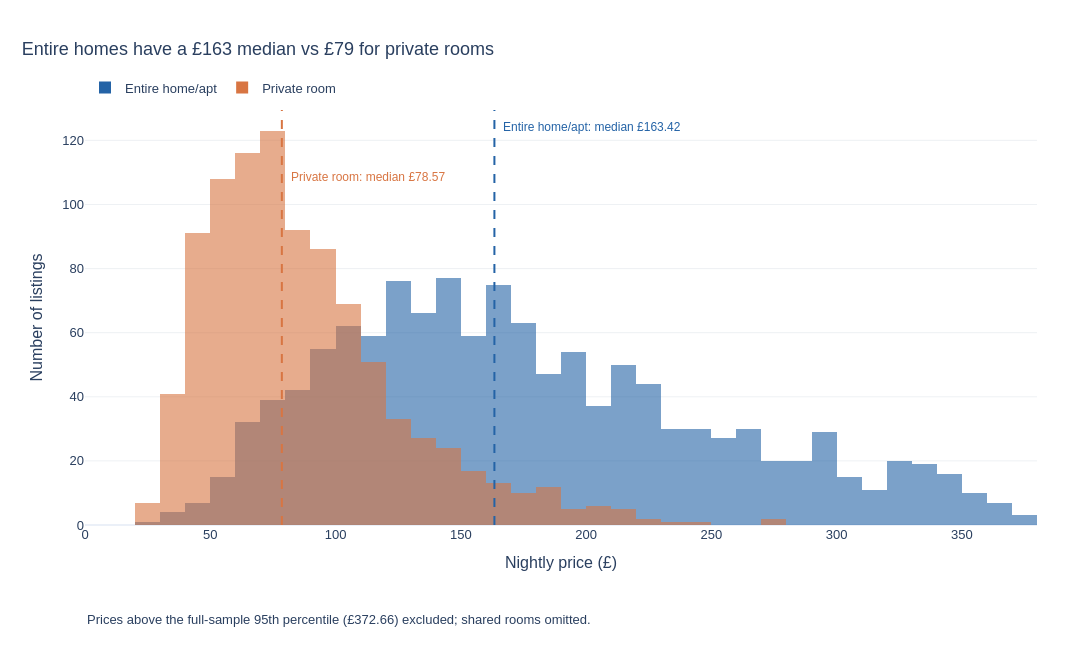

The code cell stored with this chart in its notebook:
### Markdown cell above
## Task 1 — Histogram: price by room type (overlapping distributions)

**What to build:** A histogram showing price distributions for **Entire home/apt vs Private room** (exclude Shared room — too few observations) overlaid on the same chart.

**Requirements:**
- Both room types on the same chart (use `color='room_type'`)
- `barmode='overlay'` with `opacity=0.6` so both distributions are visible
- A vertical line for the median of EACH room type, differently coloured
- Insight title comparing the two distributions

> 💡 `df_cap[df_cap['room_type'].isin(['Entire home/apt','Private room'])]`

### Code cell
# Task 1 — common price bins and a median line for each room type.
room_types = ['Entire home/apt', 'Private room']
prices = df_cap[df_cap.room_type.isin(room_types)].copy()
medians = prices.groupby('room_type').price.median()
colors = {'Entire home/apt':'#2463A6', 'Private room':'#D87542'}
fig1 = px.histogram(
    prices, x='price', color='room_type',
    category_orders={'room_type':room_types}, color_discrete_map=colors,
    barmode='overlay', opacity=0.6,
    labels={'price':'Nightly price (£)', 'room_type':'Room type'},
    title=f'Entire homes have a £{medians[room_types[0]]:.0f} median vs £{medians[room_types[1]]:.0f} for private rooms',
    template='plotly_white', width=1100, height=650)
fig1.update_traces(xbins=dict(start=0,end=np.ceil(p95/10)*10,size=10))
for room,y in zip(room_types,[0.98,0.86]):
    fig1.add_vline(x=float(medians[room]),line_color=colors[room],line_dash='dash',line_width=2)
    fig1.add_annotation(x=float(medians[room]),y=y,yref='paper',
        text=f'{room}: median £{medians[room]:.2f}',showarrow=False,xanchor='left',xshift=7,
        font=dict(color=colors[room],size=12),bgcolor='rgba(255,255,255,0.9)')
fig1.add_annotation(x=0,y=-0.25,xref='paper',yref='paper',xanchor='left',showarrow=False,
    text=f'Prices above the full-sample 95th percentile (£{p95:.2f}) excluded; shared rooms omitted.')
fig1.update_layout(font=dict(family='Arial',size=13),title_x=0.02,
    legend=dict(orientation='h',x=0,y=1.09,title=None),
    margin=dict(l=85,r=55,t=110,b=125),yaxis=dict(title='Number of listings',gridcolor='#EEF1F4'),
    xaxis=dict(range=[0,np.ceil(p95/10)*10],showgrid=False))
assert set(prices.room_type)==set(room_types)
assert fig1.layout.barmode=='overlay' and all(t.marker.opacity==0.6 for t in fig1.data)
fig1.show()
print(medians.round(2).to_string())

### Figure 1 — Plotly figure (JSON) as saved in the notebook; plotly's stock layout.template omitted (floating-point values rounded to 4 significant figures; data arrays with more than 128 entries replaced by an {"elided": "..."} marker saying what was removed)
{"data": [{"bingroup": "x", "hovertemplate": "Room type=Entire home/apt<br>Nightly price (£)=%{x}<br>count=%{y}<extra></extra>", "legendgroup": "Entire home/apt", "marker": {"color": "#2463A6", "opacity": 0.6, "pattern": {"shape": ""}}, "name": "Entire home/apt", "orientation": "v", "showlegend": true, "type": "histogram", "x": {"elided": "1251 float values"}, "xaxis": "x", "xbins": {"end": 380.0, "size": 10, "start": 0}, "yaxis": "y"}, {"bingroup": "x", "hovertemplate": "Room type=Private room<br>Nightly price (£)=%{x}<br>count=%{y}<extra></extra>", "legendgroup": "Private room", "marker": {"color": "#D87542", "opacity": 0.6, "pattern": {"shape": ""}}, "name": "Private room", "orientation": "v", "showlegend": true, "type": "histogram", "x": {"elided": "942 float values"}, "xaxis": "x", "xbins": {"end": 380.0, "size": 10, "start": 0}, "yaxis": "y"}], "layout": {"annotations": [{"bgcolor": "rgba(255,255,255,0.9)", "font": {"color": "#2463A6", "size": 12}, "showarrow": false, "text": "Entire home/apt: median £163.42", "x": 163.4, "xanchor": "left", "xshift": 7, "y": 0.98, "yref": "paper"}, {"bgcolor": "rgba(255,255,255,0.9)", "font": {"color": "#D87542", "size": 12}, "showarrow": false, "text": "Private room: median £78.57", "x": 78.57, "xanchor": "left", "xshift": 7, "y": 0.86, "yref": "paper"}, {"showarrow": false, "text": "Prices above the full-sample 95th percentile (£372.66) excluded; shared rooms omitted.", "x": 0, "xanchor": "left", "xref": "paper", "y": -0.25, "yref": "paper"}], "barmode": "overlay", "font": {"family": "Arial", "size": 13}, "height": 650, "legend": {"orientation": "h", "title": {}, "tracegroupgap": 0, "x": 0, "y": 1.09}, "margin": {"b": 125, "l": 85, "r": 55, "t": 110}, "shapes": [{"line": {"color": "#2463A6", "dash": "dash", "width": 2}, "type": "line", "x0": 163.4, "x1": 163.4, "xref": "x", "y0": 0, "y1": 1, "yref": "y domain"}, {"line": {"color": "#D87542", "dash": "dash", "width": 2}, "type": "line", "x0": 78.57, "x1": 78.57, "xref": "x", "y0": 0, "y1": 1, "yref": "y domain"}], "title": {"text": "Entire homes have a £163 median vs £79 for private rooms", "x": 0.02}, "width": 1100, "xaxis": {"anchor": "y", "domain": [0.0, 1.0], "range": [0, 380.0], "showgrid": false, "title": {"text": "Nightly price (£)"}}, "yaxis": {"anchor": "x", "domain": [0.0, 1.0], "gridcolor": "#EEF1F4", "title": {"text": "Number of listings"}}}}
